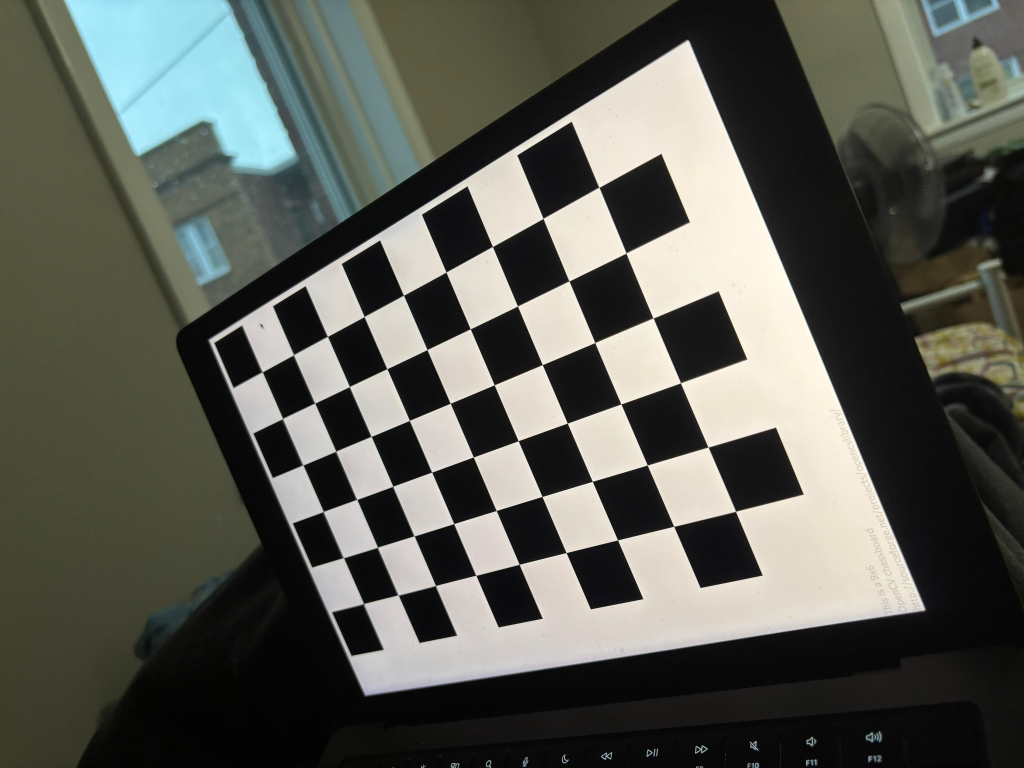
//> input picture data/calib_03.jpg, 5120 x 3840 px, given in place of the camera (shown at 1/5 size)
$ ./feature_detect   (built with g++ and OpenCV 4)
//> lines starting //> are read from the running program, lines starting //| are printed output that depends on the picture; after the words box and inside, x2 and y2 are one past the last pixel; in counts of white or black regions, pixels touching at a corner belong together
/**
 * feature_detect.cpp
 * Shivang Patel (shivang2402)
 * Project 4: Task 7 - Robust Feature Detection
 *
 * Detects Harris corners and ORB features on images.
 * Keys:
 *   h = Harris corners
 *   o = ORB features
 *   +/- = adjust threshold/number of features
 *   ] / [ = next/prev image
 *   z = save screenshot
 *   q = quit
 */

#include <iostream>
#include <opencv2/opencv.hpp>
#include <opencv2/features2d.hpp>

int main(int argc, char *argv[]) {
    std::string inputPath = "";
    bool useCamera = true;

    if (argc >= 2) {
        inputPath = argv[1];
        useCamera = false;
    }

    cv::VideoCapture cap;
    std::vector<std::string> imageFiles;
    int imgIndex = 0;

    if (useCamera) {
        cap.open(0);
        if (!cap.isOpened()) {
            std::cerr << "Cannot open camera." << std::endl;
            return 1;
        }
    } else {
        cv::glob(inputPath + "/*.png", imageFiles, false);
        std::vector<std::string> jpgFiles;
        cv::glob(inputPath + "/*.jpg", jpgFiles, false);
        imageFiles.insert(imageFiles.end(), jpgFiles.begin(), jpgFiles.end());
        std::sort(imageFiles.begin(), imageFiles.end());
        if (imageFiles.empty()) {
            std::cerr << "No images found in: " << inputPath << std::endl;
            return 1;
        }
        std::cout << "Loaded " << imageFiles.size() << " images from " << inputPath << std::endl;
    }

    cv::namedWindow("Feature Detection", cv::WINDOW_AUTOSIZE);

    char mode = 'h'; // h = Harris, o = ORB
    int harrisBlockSize = 2;
    int harrisKsize = 3;
    double harrisK = 0.04;
    double harrisThreshold = 150.0;
    int orbMaxFeatures = 500;
    int screenshotCount = 0;

    std::cout << "Keys: h=Harris o=ORB +/-=threshold z=screenshot q=quit" << std::endl;

    cv::Mat frame, display;

    for (;;) {
        if (!imageFiles.empty()) {
            frame = cv::imread(imageFiles[imgIndex]);
            if (frame.empty()) break;
        } else {
            cap >> frame;
//> frame is the input picture: 3840 rows x 5120 cols, CV_8UC3; mean B, G, R 84.8, 92.3, 90.3
            if (frame.empty()) break;
        }

        // Resize large images for performance
        cv::Mat resized;
        if (frame.cols > 1280) {
            double scale = 1280.0 / frame.cols;
//> scale = 0.25
            cv::resize(frame, resized, cv::Size(), scale, scale);
        } else {
            resized = frame;
        }

        display = resized.clone();
        cv::Mat gray;
        cv::cvtColor(resized, gray, cv::COLOR_BGR2GRAY);
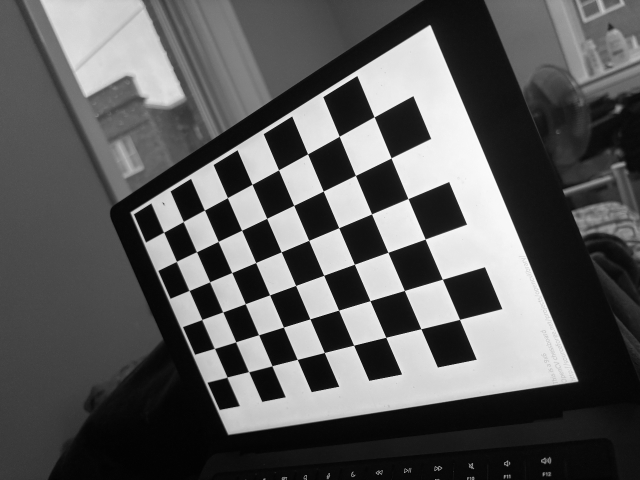
//> gray: 960 rows x 1280 cols, CV_8UC1 (shown at 1/2 size); min 0, max 254, mean 91

        if (mode == 'h') {
            // Harris Corner Detection
            cv::Mat harrisResponse;
            cv::cornerHarris(gray, harrisResponse, harrisBlockSize, harrisKsize, harrisK);
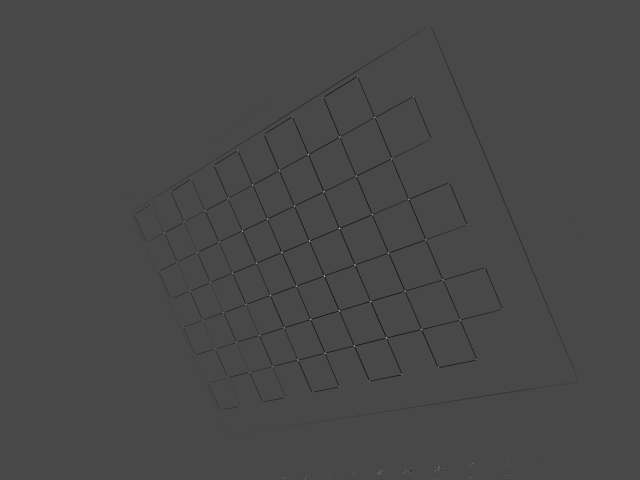
//> harrisResponse: 960 rows x 1280 cols, CV_32FC1 (shown at 1/2 size); min -0.0153, max 0.0383, mean -0.000106; drawn with min black and max white

            // Normalize to 0-255
            cv::Mat harrisNorm;
            cv::normalize(harrisResponse, harrisNorm, 0, 255, cv::NORM_MINMAX, CV_32FC1);

            // Draw circles at corners above threshold
            int count = 0;
            for (int r = 0; r < harrisNorm.rows; r++) {
                for (int c = 0; c < harrisNorm.cols; c++) {
                    if (harrisNorm.at<float>(r, c) > harrisThreshold) {
                        cv::circle(display, cv::Point(c, r), 5, cv::Scalar(0, 0, 255), 2);
                        count++;
                    }
                }
            }
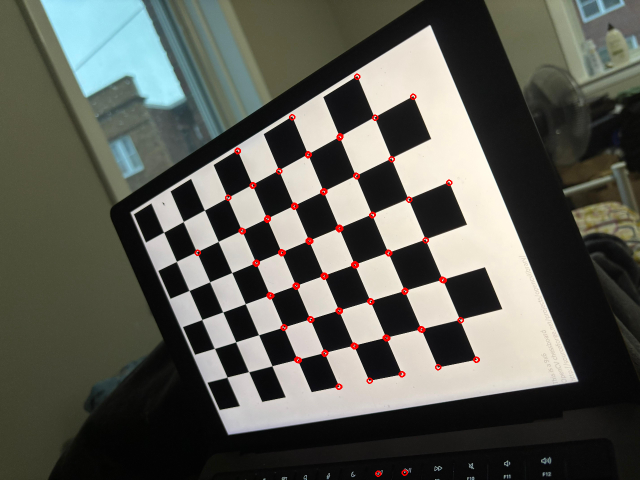
//> display: 960 rows x 1280 cols, CV_8UC3 (shown at 1/2 size); mean B, G, R 84.3, 91.7, 91
//> after the loop, count = 151

            std::string info = "Harris | Threshold: " + std::to_string((int)harrisThreshold) + " | Features: " + std::to_string(count);
//> info = "Harris | Threshold: 150 | Features: 151"
            cv::putText(display, info, cv::Point(10, 30), cv::FONT_HERSHEY_SIMPLEX, 0.7, cv::Scalar(0, 255, 0), 2);
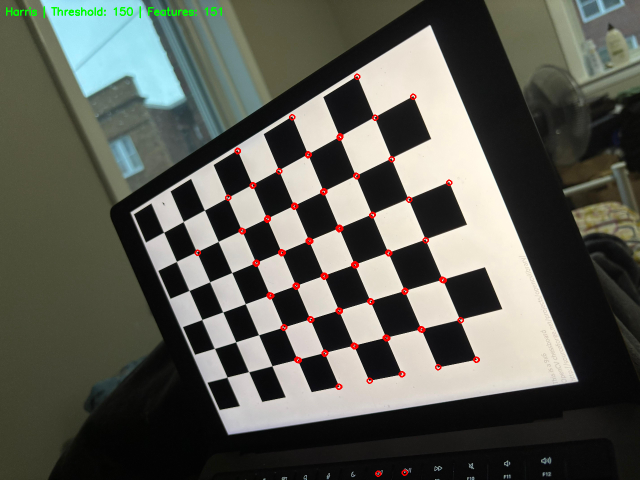
//> display: 960 rows x 1280 cols, CV_8UC3 (shown at 1/2 size); 0.22% of pixels changed, all inside (x1, y1, x2, y2) = (12, 12, 444, 37)

        } else if (mode == 'o') {
            // ORB Feature Detection
            cv::Ptr<cv::ORB> orb = cv::ORB::create(orbMaxFeatures);
            std::vector<cv::KeyPoint> keypoints;
            orb->detect(gray, keypoints);

            cv::drawKeypoints(display, keypoints, display, cv::Scalar(0, 255, 0),
                              cv::DrawMatchesFlags::DRAW_RICH_KEYPOINTS);

            std::string info = "ORB | Max: " + std::to_string(orbMaxFeatures) + " | Detected: " + std::to_string((int)keypoints.size());
            cv::putText(display, info, cv::Point(10, 30), cv::FONT_HERSHEY_SIMPLEX, 0.7, cv::Scalar(0, 255, 0), 2);
        }

        cv::imshow("Feature Detection", display);

        char key = (char)cv::waitKey(useCamera ? 10 : 0);
//> the 'q' key is pressed

        if (key == 'h') {
            mode = 'h';
            std::cout << "Mode: Harris Corners" << std::endl;
        }
        if (key == 'o') {
            mode = 'o';
            std::cout << "Mode: ORB Features" << std::endl;
        }
        if (key == '+' || key == '=') {
            if (mode == 'h') {
                harrisThreshold += 10;
                std::cout << "Harris threshold: " << harrisThreshold << std::endl;
            } else {
                orbMaxFeatures += 100;
                std::cout << "ORB max features: " << orbMaxFeatures << std::endl;
            }
        }
        if (key == '-') {
            if (mode == 'h') {
                harrisThreshold = std::max(10.0, harrisThreshold - 10);
                std::cout << "Harris threshold: " << harrisThreshold << std::endl;
            } else {
                orbMaxFeatures = std::max(100, orbMaxFeatures - 100);
                std::cout << "ORB max features: " << orbMaxFeatures << std::endl;
            }
        }
        if (key == ']' && !imageFiles.empty()) {
            imgIndex = (imgIndex + 1) % (int)imageFiles.size();
            std::cout << "Image: " << imageFiles[imgIndex] << std::endl;
        }
        if (key == '[' && !imageFiles.empty()) {
            imgIndex = (imgIndex - 1 + (int)imageFiles.size()) % (int)imageFiles.size();
            std::cout << "Image: " << imageFiles[imgIndex] << std::endl;
        }
        if (key == 'z' || key == 'Z') {
            std::string fname = "data/reports/feature_" + std::to_string(screenshotCount++) + ".png";
            cv::imwrite(fname, display);
            std::cout << "Saved: " << fname << std::endl;
        }
        if (key == 'q' || key == 'Q') break;
    }

    cv::destroyAllWindows();
    return 0;
}

$ run again, on data/calib_04.jpg
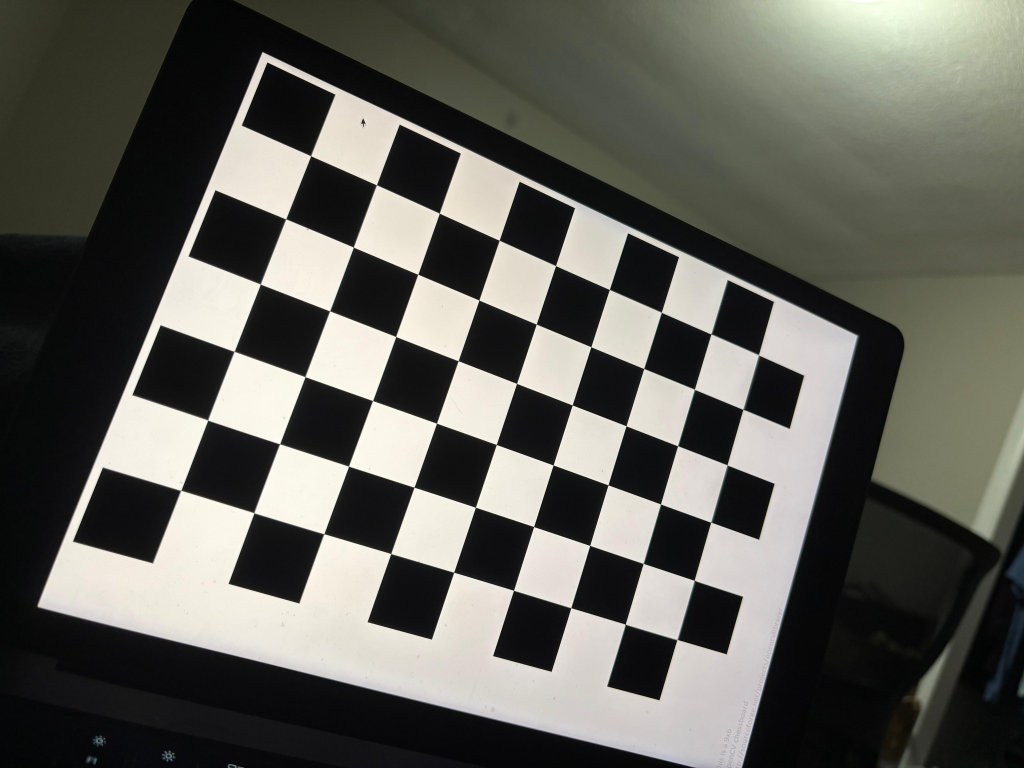
//> input picture data/calib_04.jpg, 5120 x 3840 px, given in place of the camera (shown at 1/5 size)
//> frame is the input picture: 3840 rows x 5120 cols, CV_8UC3; mean B, G, R 90.2, 96.9, 97.2
//> after the loop `for (int r = 0; r < harrisNorm.rows; r++)`:
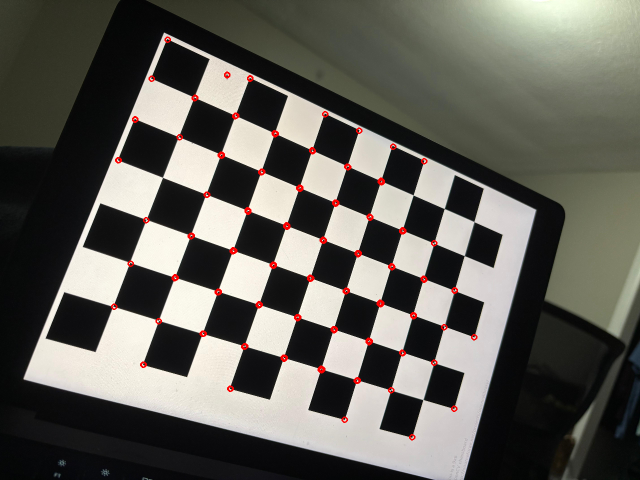
//> display: 960 rows x 1280 cols, CV_8UC3 (shown at 1/2 size); mean B, G, R 89.5, 96.1, 98.1
//> after the loop `for (int r = 0; r < harrisNorm.rows; r++)`: count = 211
//> info = "Harris | Threshold: 150 | Features: 211"
//> `cv::putText(display, info, cv::Point(10, 30), cv::FONT_HERSHEY_SIMPLEX..`:
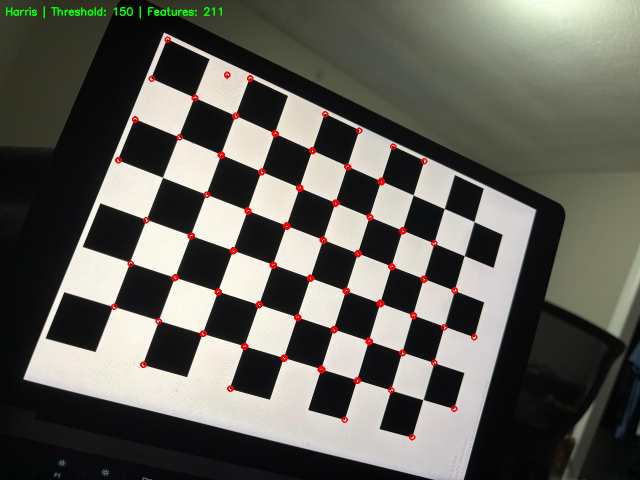
//> display: 960 rows x 1280 cols, CV_8UC3 (shown at 1/2 size); 0.22% of pixels changed, all inside (x1, y1, x2, y2) = (12, 12, 444, 37)

$ run again, on data/calib_05.jpg
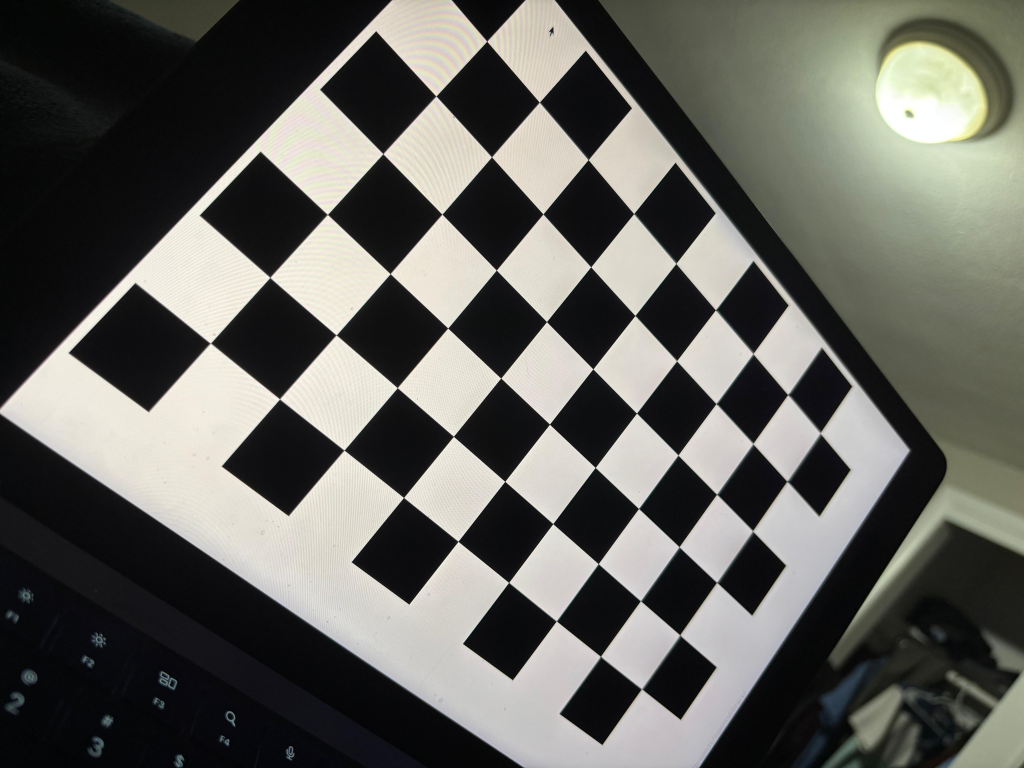
//> input picture data/calib_05.jpg, 5120 x 3840 px, given in place of the camera (shown at 1/5 size)
//> frame is the input picture: 3840 rows x 5120 cols, CV_8UC3; mean B, G, R 93.5, 98.9, 99.1
//> the loop `for (int r = 0; r < harrisNorm.rows; r++)` made 960 passes
//> count on passes 1 to 3: 0, 0, 0
//> after the loop `for (int r = 0; r < harrisNorm.rows; r++)`:
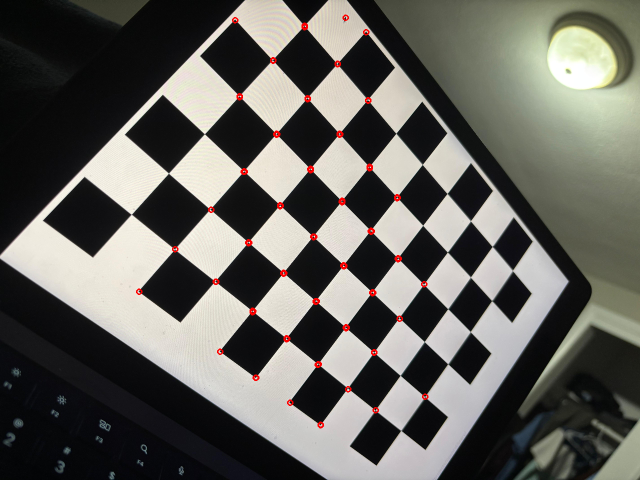
//> display: 960 rows x 1280 cols, CV_8UC3 (shown at 1/2 size); mean B, G, R 93.1, 98.5, 99.7
//> after the loop `for (int r = 0; r < harrisNorm.rows; r++)`: count = 130
//> info = "Harris | Threshold: 150 | Features: 130"
//> `cv::putText(display, info, cv::Point(10, 30), cv::FONT_HERSHEY_SIMPLEX..`:
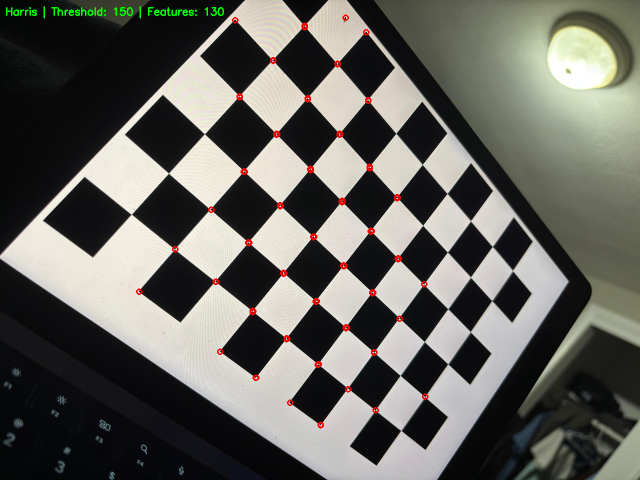
//> display: 960 rows x 1280 cols, CV_8UC3 (shown at 1/2 size); 0.22% of pixels changed, all inside (x1, y1, x2, y2) = (12, 12, 448, 37)

$ run again, on data/calib_06.jpg
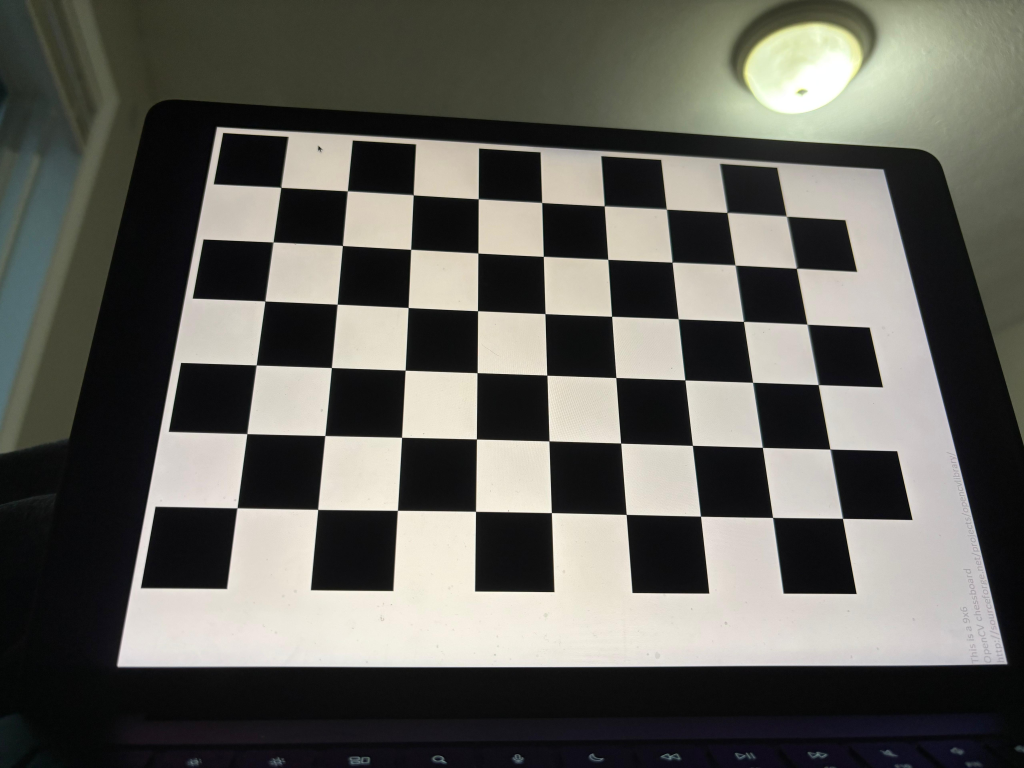
//> input picture data/calib_06.jpg, 5120 x 3840 px, given in place of the camera (shown at 1/5 size)
//> frame is the input picture: 3840 rows x 5120 cols, CV_8UC3; mean B, G, R 91, 97.3, 98.3
//> after the loop `for (int r = 0; r < harrisNorm.rows; r++)`:
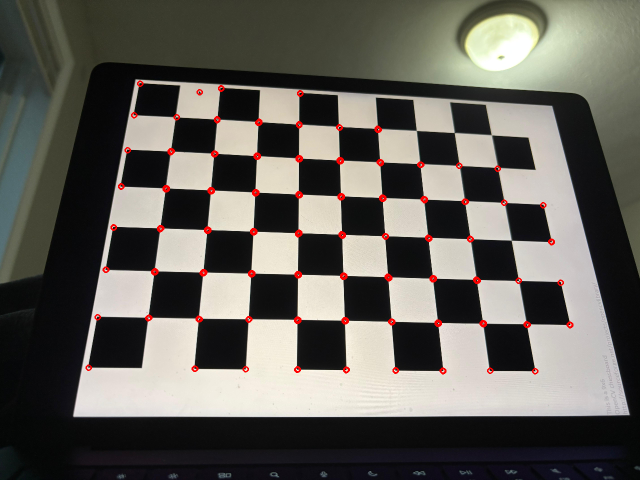
//> display: 960 rows x 1280 cols, CV_8UC3 (shown at 1/2 size); mean B, G, R 90.2, 96.4, 99.4
//> after the loop `for (int r = 0; r < harrisNorm.rows; r++)`: count = 317
//> info = "Harris | Threshold: 150 | Features: 317"
//> `cv::putText(display, info, cv::Point(10, 30), cv::FONT_HERSHEY_SIMPLEX..`:
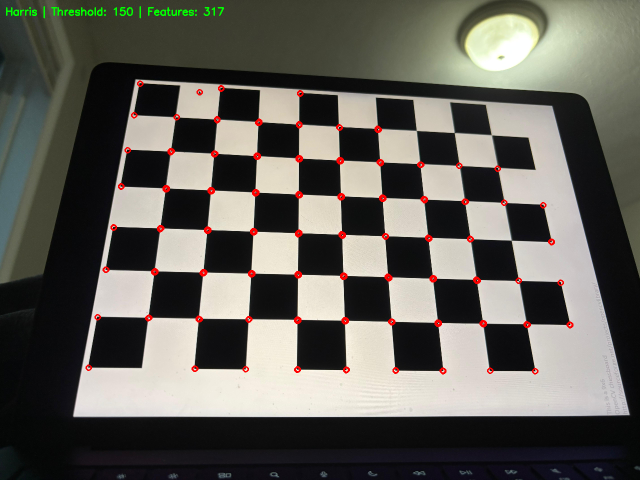
//> display: 960 rows x 1280 cols, CV_8UC3 (shown at 1/2 size); 0.22% of pixels changed, all inside (x1, y1, x2, y2) = (12, 12, 448, 37)
